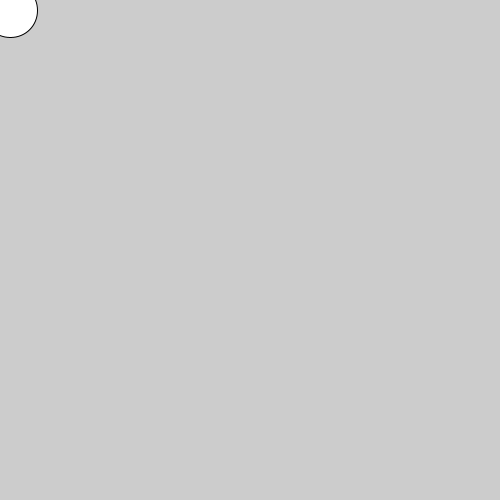
Frame 1 (no input)
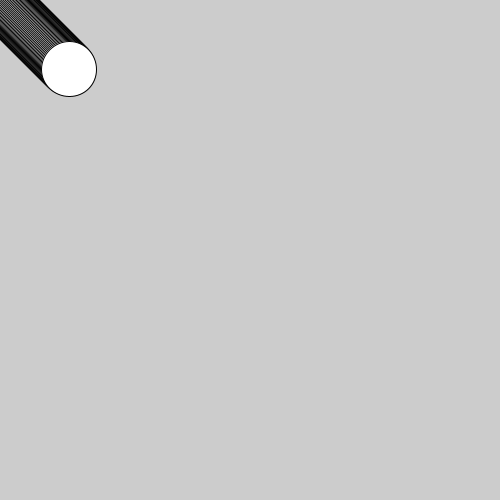
Frame 60 (the mouse pressed at the canvas centre just before this capture)
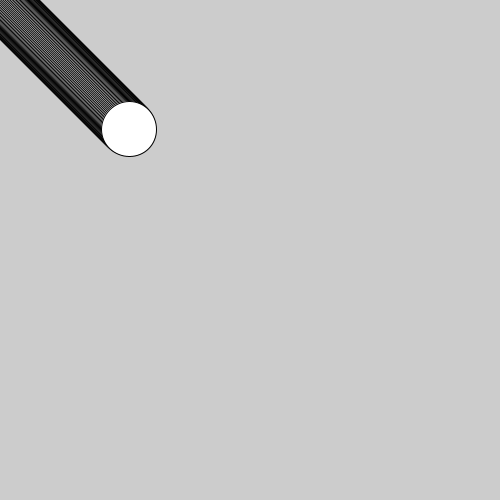
Frame 120 (the mouse held since frame 60 and released just before this capture)

The Processing sketch that drew these frames (run headless with seeded random() and noise(); from frame 60 on, the mouse is pressed at the canvas centre):

// Processing sketch: sketch_1erEjemplo
// ── sketch_1erEjemplo.pde
int x, y;

void setup(){
  size(500,500);
  x=10;
  y=10;

}
void draw(){
  if (y < height && x< width){
    ellipse(x, y, 55, 55);
    x++;
    y++;
  }else{
    x=0;
    y=0;
  }   
}
